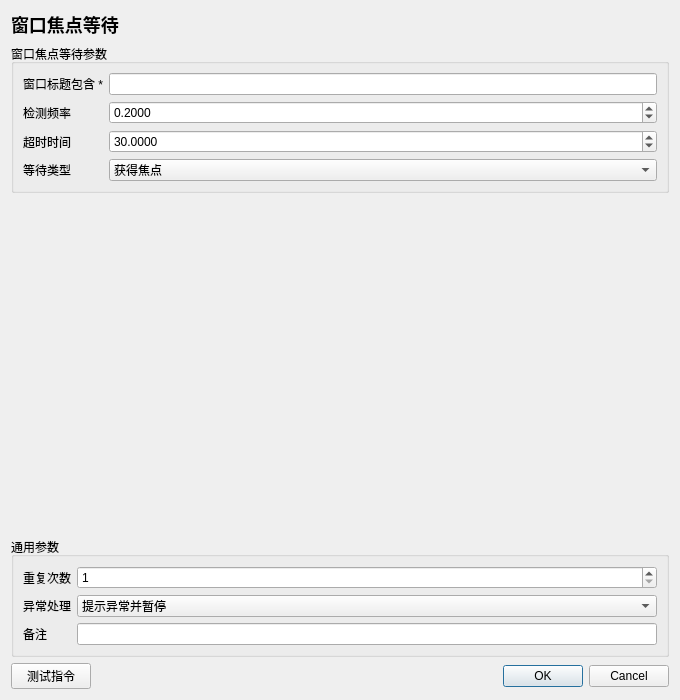
<?xml version="1.0" encoding="UTF-8"?>
<ui version="4.0"><class>InstructionEditor</class><widget class="QDialog" name="InstructionEditor">
<property name="geometry"><rect><x>0</x><y>0</y><width>680</width><height>700</height></rect></property><property name="minimumSize"><size><width>560</width><height>480</height></size></property><property name="windowTitle"><string>窗口焦点等待</string></property>
<layout class="QVBoxLayout" name="rootLayout">
<item><widget class="QLabel" name="titleLabel"><property name="text"><string>窗口焦点等待</string></property><property name="styleSheet"><string>font-size: 18px; font-weight: 600;</string></property></widget></item>
<item><widget class="QGroupBox" name="parameterGroupBox"><property name="title"><string>窗口焦点等待参数</string></property><layout class="QFormLayout" name="parameterFormLayout"><item row="0" column="0"><widget class="QLabel" name="parameterLabel_0"><property name="text"><string>窗口标题包含 *</string></property></widget></item><item row="0" column="1"><widget class="QLineEdit" name="parameter_0"><property name="text"><string></string></property></widget></item>
<item row="1" column="0"><widget class="QLabel" name="parameterLabel_1"><property name="text"><string>检测频率</string></property></widget></item><item row="1" column="1"><widget class="QDoubleSpinBox" name="parameter_1"><property name="decimals"><number>4</number></property><property name="minimum"><double>0.010000</double></property><property name="maximum"><double>60.000000</double></property><property name="value"><double>0.200000</double></property></widget></item>
<item row="2" column="0"><widget class="QLabel" name="parameterLabel_2"><property name="text"><string>超时时间</string></property></widget></item><item row="2" column="1"><widget class="QDoubleSpinBox" name="parameter_2"><property name="decimals"><number>4</number></property><property name="minimum"><double>0.000000</double></property><property name="maximum"><double>86400.000000</double></property><property name="value"><double>30.000000</double></property></widget></item>
<item row="3" column="0"><widget class="QLabel" name="parameterLabel_3"><property name="text"><string>等待类型</string></property></widget></item><item row="3" column="1"><widget class="QComboBox" name="parameter_3"><item><property name="text"><string>获得焦点</string></property></item><item><property name="text"><string>失去焦点</string></property></item><property name="currentIndex"><number>0</number></property></widget></item></layout></widget></item>
<item><spacer name="verticalSpacer"><property name="orientation"><enum>Qt::Vertical</enum></property><property name="sizeHint" stdset="0"><size><width>20</width><height>20</height></size></property></spacer></item>
<item><widget class="QGroupBox" name="commonGroupBox"><property name="title"><string>通用参数</string></property><layout class="QFormLayout" name="commonFormLayout">
<item row="0" column="0"><widget class="QLabel" name="repeatLabel"><property name="text"><string>重复次数</string></property></widget></item><item row="0" column="1"><widget class="QSpinBox" name="repeatSpinBox"><property name="minimum"><number>1</number></property><property name="maximum"><number>999999</number></property><property name="value"><number>1</number></property></widget></item>
<item row="1" column="0"><widget class="QLabel" name="errorPolicyLabel"><property name="text"><string>异常处理</string></property></widget></item><item row="1" column="1"><widget class="QComboBox" name="errorPolicyComboBox"><item><property name="text"><string>自动跳过</string></property></item><item><property name="text"><string>提示异常并暂停</string></property></item><item><property name="text"><string>提示异常并停止</string></property></item><property name="currentIndex"><number>1</number></property></widget></item>
<item row="2" column="0"><widget class="QLabel" name="noteLabel"><property name="text"><string>备注</string></property></widget></item><item row="2" column="1"><widget class="QLineEdit" name="noteEdit"/></item>
</layout></widget></item>
<item><layout class="QHBoxLayout" name="footerLayout"><item><widget class="QPushButton" name="testButton"><property name="text"><string>测试指令</string></property></widget></item><item><spacer name="footerSpacer"><property name="orientation"><enum>Qt::Horizontal</enum></property><property name="sizeHint" stdset="0"><size><width>40</width><height>20</height></size></property></spacer></item><item><widget class="QDialogButtonBox" name="buttonBox"><property name="standardButtons"><set>QDialogButtonBox::Cancel|QDialogButtonBox::Ok</set></property></widget></item></layout></item>
</layout></widget><resources/><connections/></ui>
